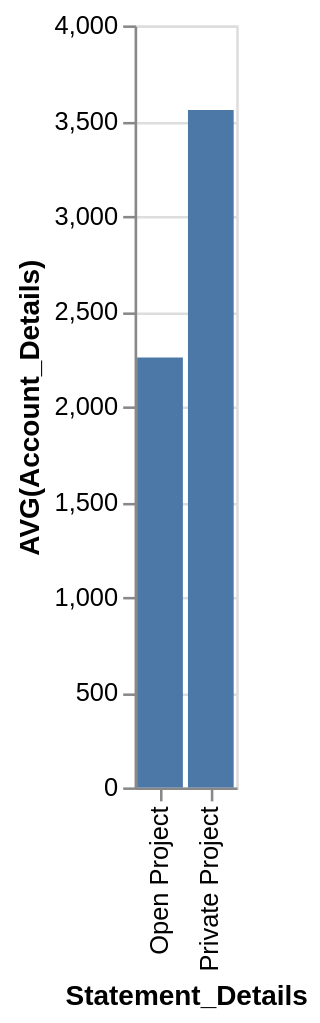

The Vega-Lite source for this figure:
### Vega-Lite specification from a JSON file in a GitHub repository (floating-point values rounded to 4 significant figures)
{"data": {"values": [{"x_data": "Open Project", "y_data": 2257.0}, {"x_data": "Private Project", "y_data": 3556.0}]}, "mark": "bar", "encoding": {"x": {"field": "x_data", "type": "nominal", "title": "Statement_Details", "sort": "ascending"}, "y": {"field": "y_data", "type": "quantitative", "title": "AVG(Account_Details)"}}}
